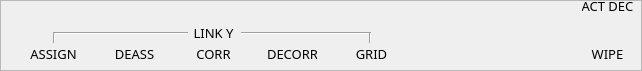
      <widget class="QFrame" name="frame_4">
       <property name="frameShape">
        <enum>QFrame::StyledPanel</enum>
       </property>
       <property name="frameShadow">
        <enum>QFrame::Raised</enum>
       </property>
       <widget class="QLabel" name="label_25">
        <property name="geometry">
         <rect>
          <x>582</x>
          <y>-2</y>
          <width>51</width>
          <height>16</height>
         </rect>
        </property>
        <property name="font">
         <font>
          <family>Bahnschrift</family>
          <pointsize>10</pointsize>
         </font>
        </property>
        <property name="text">
         <string>ACT DEC</string>
        </property>
        <property name="alignment">
         <set>Qt::AlignCenter</set>
        </property>
       </widget>
       <widget class="QLabel" name="label_26">
        <property name="geometry">
         <rect>
          <x>29</x>
          <y>46</y>
          <width>49</width>
          <height>16</height>
         </rect>
        </property>
        <property name="font">
         <font>
          <family>Bahnschrift</family>
          <pointsize>10</pointsize>
         </font>
        </property>
        <property name="text">
         <string>ASSIGN</string>
        </property>
        <property name="alignment">
         <set>Qt::AlignCenter</set>
        </property>
       </widget>
       <widget class="QLabel" name="label_27">
        <property name="geometry">
         <rect>
          <x>110</x>
          <y>46</y>
          <width>49</width>
          <height>16</height>
         </rect>
        </property>
        <property name="font">
         <font>
          <family>Bahnschrift</family>
          <pointsize>10</pointsize>
         </font>
        </property>
        <property name="text">
         <string>DEASS</string>
        </property>
        <property name="alignment">
         <set>Qt::AlignCenter</set>
        </property>
       </widget>
       <widget class="QLabel" name="label_28">
        <property name="geometry">
         <rect>
          <x>189</x>
          <y>46</y>
          <width>49</width>
          <height>16</height>
         </rect>
        </property>
        <property name="font">
         <font>
          <family>Bahnschrift</family>
          <pointsize>10</pointsize>
         </font>
        </property>
        <property name="text">
         <string>CORR</string>
        </property>
        <property name="alignment">
         <set>Qt::AlignCenter</set>
        </property>
       </widget>
       <widget class="QLabel" name="label_29">
        <property name="geometry">
         <rect>
          <x>268</x>
          <y>46</y>
          <width>49</width>
          <height>16</height>
         </rect>
        </property>
        <property name="font">
         <font>
          <family>Bahnschrift</family>
          <pointsize>10</pointsize>
         </font>
        </property>
        <property name="text">
         <string>DECORR</string>
        </property>
        <property name="alignment">
         <set>Qt::AlignCenter</set>
        </property>
       </widget>
       <widget class="QLabel" name="label_30">
        <property name="geometry">
         <rect>
          <x>347</x>
          <y>46</y>
          <width>49</width>
          <height>16</height>
         </rect>
        </property>
        <property name="font">
         <font>
          <family>Bahnschrift</family>
          <pointsize>10</pointsize>
         </font>
        </property>
        <property name="text">
         <string>GRID</string>
        </property>
        <property name="alignment">
         <set>Qt::AlignCenter</set>
        </property>
       </widget>
       <widget class="QLabel" name="label_33">
        <property name="geometry">
         <rect>
          <x>583</x>
          <y>46</y>
          <width>49</width>
          <height>16</height>
         </rect>
        </property>
        <property name="font">
         <font>
          <family>Bahnschrift</family>
          <pointsize>10</pointsize>
         </font>
        </property>
        <property name="text">
         <string>WIPE</string>
        </property>
        <property name="alignment">
         <set>Qt::AlignCenter</set>
        </property>
       </widget>
       <widget class="QLabel" name="label_34">
        <property name="geometry">
         <rect>
          <x>188</x>
          <y>25</y>
          <width>51</width>
          <height>16</height>
         </rect>
        </property>
        <property name="font">
         <font>
          <family>Bahnschrift</family>
          <pointsize>10</pointsize>
         </font>
        </property>
        <property name="text">
         <string>LINK Y</string>
        </property>
        <property name="alignment">
         <set>Qt::AlignCenter</set>
        </property>
       </widget>
       <widget class="Line" name="line_21">
        <property name="geometry">
         <rect>
          <x>241</x>
          <y>25</y>
          <width>130</width>
          <height>16</height>
         </rect>
        </property>
        <property name="orientation">
         <enum>Qt::Horizontal</enum>
        </property>
       </widget>
       <widget class="Line" name="line_22">
        <property name="geometry">
         <rect>
          <x>53</x>
          <y>25</y>
          <width>135</width>
          <height>16</height>
         </rect>
        </property>
        <property name="orientation">
         <enum>Qt::Horizontal</enum>
        </property>
       </widget>
       <widget class="Line" name="line_23">
        <property name="geometry">
         <rect>
          <x>368</x>
          <y>32</y>
          <width>5</width>
          <height>11</height>
         </rect>
        </property>
        <property name="orientation">
         <enum>Qt::Vertical</enum>
        </property>
       </widget>
       <widget class="Line" name="line_24">
        <property name="geometry">
         <rect>
          <x>52</x>
          <y>32</y>
          <width>5</width>
          <height>11</height>
         </rect>
        </property>
        <property name="orientation">
         <enum>Qt::Vertical</enum>
        </property>
       </widget>
      </widget>
